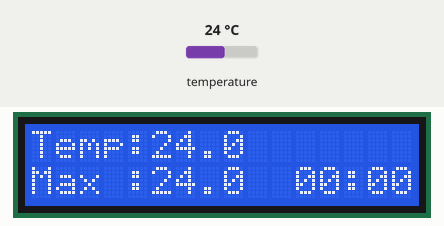
Simulated run of this sketch. Board: Arduino Uno, built with avr-gcc and run on an emulated ATmega328P. Shown: 16×2 character LCD. Inputs (shaded band) come from the test bench; at power-on: temperature 24 °C. What the sketch prints to the serial monitor is not drawn.

Above: at 3.2 s.
3.3 s: temperature set to 12 °C
At 6.1 s:
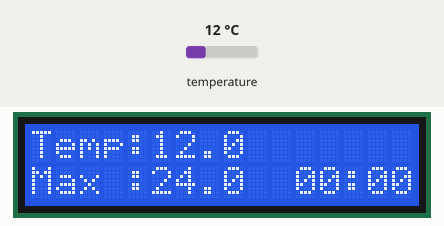
6.5 s: temperature set to 19 °C
At 8.2 s:
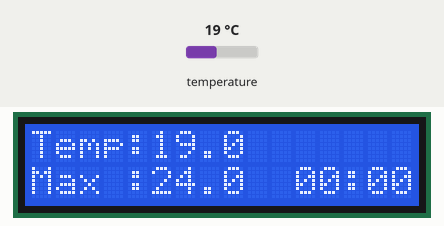
9.0 s: temperature set to 28 °C
At 11.1 s:
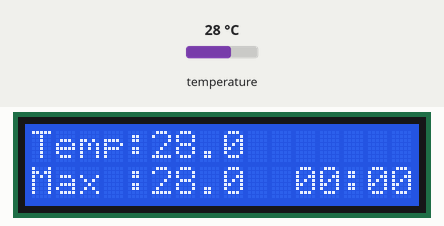
Timing chart, 0 to 12.6 s (numbered marks = the images above; inputs shaded):
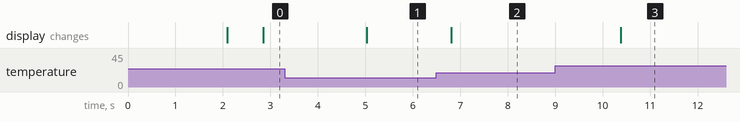

The sketch:

TempMonitor.ino
```cpp
/********************************************************************/
// First we include the libraries
#include <OneWire.h>
#include <DallasTemperature.h>
#include <LiquidCrystal.h>  //bibliothèque de l'écran lcd
/********************************************************************/
#define NODE_ID 0xAB
#define TX_PIN 8
// Data wire is plugged into pin 2 on the Arduino
#define ONE_WIRE_BUS 7
#define ms_per_hour  3600000
#define ms_per_min    60000
#define ms_per_sec    1000
#define TEMP_SCREEN_REFRESH 1000 // Refresh temp on screen every s
#define TEMP_SEND_RATE 120 // Send temp via RF every 2 min (120*TEMP_SCREEN_REFRESH ms)
/********************************************************************/
// Setup a oneWire instance to communicate with any OneWire devices
// (not just Maxim/Dallas temperature ICs)
OneWire oneWire(ONE_WIRE_BUS);
/********************************************************************/
// Pass our oneWire reference to Dallas Temperature.
DallasTemperature sensors(&oneWire);
/********************************************************************/
LiquidCrystal lcd(11,12,2,3,4,5);//Affectation des broches de l'écran
volatile float tempMax = 0;
volatile int loopCount = TEMP_SEND_RATE; // So Temp is sent at startup
const unsigned long TIME = 512;
const unsigned long TWOTIME = TIME*2;
#define SENDHIGH() digitalWrite(TX_PIN, HIGH)
#define SENDLOW() digitalWrite(TX_PIN, LOW)
byte OregonMessageBuffer[8];

/**
 * \brief    Send logical "0" over RF
 * \details  azero bit be represented by an off-to-on transition
 * \         of the RF signal at the middle of a clock period.
 * \         Remenber, the Oregon v2.1 protocol add an inverted bit first
 */
inline void sendZero(void)
{
  SENDHIGH();
  delayMicroseconds(TIME);
  SENDLOW();
  delayMicroseconds(TWOTIME);
  SENDHIGH();
  delayMicroseconds(TIME);
}

/**
 * \brief    Send logical "1" over RF
 * \details  a one bit be represented by an on-to-off transition
 * \         of the RF signal at the middle of a clock period.
 * \         Remenber, the Oregon v2.1 protocol add an inverted bit first
 */
inline void sendOne(void)
{
   SENDLOW();
   delayMicroseconds(TIME);
   SENDHIGH();
   delayMicroseconds(TWOTIME);
   SENDLOW();
   delayMicroseconds(TIME);
}

/**
* Send a bits quarter (4 bits = MSB from 8 bits value) over RF
*
* @param data Source data to process and sent
*/

/**
 * \brief    Send a bits quarter (4 bits = MSB from 8 bits value) over RF
 * \param    data   Data to send
 */
inline void sendQuarterMSB(const byte data)
{
  (bitRead(data, 4)) ? sendOne() : sendZero();
  (bitRead(data, 5)) ? sendOne() : sendZero();
  (bitRead(data, 6)) ? sendOne() : sendZero();
  (bitRead(data, 7)) ? sendOne() : sendZero();
}

/**
 * \brief    Send a bits quarter (4 bits = LSB from 8 bits value) over RF
 * \param    data   Data to send
 */
inline void sendQuarterLSB(const byte data)
{
  (bitRead(data, 0)) ? sendOne() : sendZero();
  (bitRead(data, 1)) ? sendOne() : sendZero();
  (bitRead(data, 2)) ? sendOne() : sendZero();
  (bitRead(data, 3)) ? sendOne() : sendZero();
}

/******************************************************************/
/******************************************************************/
/******************************************************************/

/**
 * \brief    Send a buffer over RF
 * \param    data   Data to send
 * \param    size   size of data to send
 */
void sendData(byte *data, byte size)
{
  for(byte i = 0; i < size; ++i)
  {
    sendQuarterLSB(data[i]);
    sendQuarterMSB(data[i]);
  }
}

/**
 * \brief    Send an Oregon message
 * \param    data   The Oregon message
 */
void sendOregon(byte *data, byte size)
{
    sendPreamble();
    //sendSync();
    sendData(data, size);
    sendPostamble();
}

/**
 * \brief    Send preamble
 * \details  The preamble consists of 16 "1" bits
 */
inline void sendPreamble(void)
{
  byte PREAMBLE[]={0xFF,0xFF};
  sendData(PREAMBLE, 2);
}

/**
 * \brief    Send postamble
 * \details  The postamble consists of 8 "0" bits
 */
inline void sendPostamble(void)
{
#ifdef DS18B20
  sendQuarterLSB(0x00);
#else
  byte POSTAMBLE[]={0x00};
  sendData(POSTAMBLE, 1);
#endif
}

/**
 * \brief    Send sync nibble
 * \details  The sync is 0xA. It is not use in this version since the sync nibble
 * \         is include in the Oregon message to send.
 */
inline void sendSync(void)
{
  sendQuarterLSB(0xA);
}

/******************************************************************/
/******************************************************************/
/******************************************************************/

/**
 * \brief    Set the sensor type
 * \param    data       Oregon message
 * \param    type       Sensor type
 */
inline void setType(byte *data, byte* type)
{
  data[0] = type[0];
  data[1] = type[1];
}

/**
 * \brief    Set the sensor channel
 * \param    data       Oregon message
 * \param    channel    Sensor channel (0x10, 0x20, 0x30)
 */
inline void setChannel(byte *data, byte channel)
{
    data[2] = channel;
}

/**
 * \brief    Set the sensor ID
 * \param    data       Oregon message
 * \param    ID         Sensor unique ID
 */
inline void setId(byte *data, byte ID)
{
  data[3] = ID;
}

/**
 * \brief    Set the sensor battery level
 * \param    data       Oregon message
 * \param    level      Battery level (0 = low, 1 = high)
 */
void setBatteryLevel(byte *data, byte level)
{
  if(!level) data[4] = 0x0C;
  else data[4] = 0x00;
}

/**
 * \brief    Set the sensor temperature
 * \param    data       Oregon message
 * \param    temp       the temperature
 */
void setTemperature(byte *data, float temp)
{
  // Set temperature sign
  if(temp < 0)
  {
    data[6] = 0x08;
    temp *= -1;
  }
  else
  {
    data[6] = 0x00;
  }

  // Determine decimal and float part
  int tempInt = (int)temp;
  int td = (int)(tempInt / 10);
  int tf = (int)round((float)((float)tempInt/10 - (float)td) * 10);

  int tempFloat =  (int)round((float)(temp - (float)tempInt) * 10);

  // Set temperature decimal part
  data[5] = (td << 4);
  data[5] |= tf;

  // Set temperature float part
  data[4] |= (tempFloat << 4);
}

/**
 * \brief    Set the sensor humidity
 * \param    data       Oregon message
 * \param    hum        the humidity
 */
void setHumidity(byte* data, byte hum)
{
    data[7] = (hum/10);
    data[6] |= (hum - data[7]*10) << 4;
}

/**
 * \brief    Sum data for checksum
 * \param    count      number of bit to sum
 * \param    data       Oregon message
 */
int Sum(byte count, const byte* data)
{
  int s = 0;

  for(byte i = 0; i<count;i++)
  {
    s += (data[i]&0xF0) >> 4;
    s += (data[i]&0xF);
  }

  if(int(count) != count)
    s += (data[count]&0xF0) >> 4;

  return s;
}

/**
 * \brief    Calculate checksum
 * \param    data       Oregon message
 */
void calculateAndSetChecksum(byte* data)
{
  int s = ((Sum(6, data) + (data[6]&0xF) - 0xa) & 0xff);
  data[6] |=  (s&0x0F) << 4;     data[7] =  (s&0xF0) >> 4;
}

/******************************************************************/
/******************************************************************/


void setup(void)
{

 // start serial port
  Serial.begin(9600);
  lcd.begin (16, 2);//initialisation de l'écran
  lcd.setCursor(0, 0);// au caractère 0 de la ligne 0
  lcd.print(" CAPTEUR TEMP.  ");
  lcd.setCursor(0, 1);//au caractère 0 de la ligne 1
  lcd.print("  IMPRIMANTE 3D ");
  delay(2000);//affichage pendant 3secondes
  lcd.clear();//rafraichissement de l'écran
 // Start up the library
 sensors.begin();

   // Create the Oregon message for a temperature only sensor (TNHN132N)
  byte ID[] = {0xEA,0x4C};

  setType(OregonMessageBuffer, ID);
  setChannel(OregonMessageBuffer, 0x20);
  setId(OregonMessageBuffer, NODE_ID);
}

void sendTempViaRF(float temp) {
  // Handle Oregon sending
 // Set Battery Level
  setBatteryLevel(OregonMessageBuffer, 1);  // 0=low, 1=high
  Serial.print("BatteryOK ");
  // Set Temperature
  setTemperature(OregonMessageBuffer, temp);
  Serial.print("TempOK ");
  // Calculate the checksum
  calculateAndSetChecksum(OregonMessageBuffer);
  Serial.print("ChecksumOK ");
  // Send the Message over RF
  sendOregon(OregonMessageBuffer, sizeof(OregonMessageBuffer));
  Serial.print("SendOK ");
  // Send a "pause"
  SENDLOW();
  delayMicroseconds(TWOTIME*8);
  // Send a copie of the first message. The v2.1 protocol send the message two time
  sendOregon(OregonMessageBuffer, sizeof(OregonMessageBuffer));
  SENDLOW();
Serial.print("SendOK ");
}

void loop(void)
{
  // call sensors.requestTemperatures() to issue a global temperature
  // request to all devices on the bus
  /********************************************************************/
  Serial.print(" Requesting temperatures...");
  sensors.requestTemperatures(); // Send the command to get temperature readings
  Serial.println("DONE");
  /********************************************************************/
  float temp = sensors.getTempCByIndex(0);
  Serial.print("Temperature is: ");
  Serial.println(temp);
  //Serial.print(" ");
  //Serial.print(sensors.getTempCByIndex(1)); // Why "byIndex"?
  //Serial.print(" ");
  //Serial.print(sensors.getTempCByIndex(2)); // Why "byIndex"?

  displayTemp(temp);
  Serial.print("Display done - ");
  if (loopCount >= TEMP_SEND_RATE) {
    Serial.print(" sending RF - ");
    Serial.println(loopCount);
    loopCount = 0;
    sendTempViaRF(temp);
  } else {
    Serial.print(" not sending yet");
    Serial.println(loopCount);
  }
  loopCount++;

  Serial.println("Sending part done - waiting");
  delay(TEMP_SCREEN_REFRESH);
}

void displayTemp(float temp)
{
  if (temp > tempMax) {
    tempMax = temp;
  }
  // 1ere ligne
  lcd.setCursor (0, 0);
  lcd.print ("Temp:     ");
  //lcd.setCursor(7,0);
  //lcd.write((char)223);
  lcd.setCursor(5,0);
  lcd.print(temp,1);

  long now = millis();
  byte hours = (now / ms_per_hour);
  now -= (hours * ms_per_hour);
  byte minutes = (now / ms_per_min);
  char duration[5];
  sprintf(duration,"%02d:%02d",hours,minutes);
  lcd.setCursor(11,1);
  lcd.print(duration);


  // 2e ligne
  lcd.setCursor (0, 1); //au caractére 2 de la ligne 1
  lcd.print("Max : ");
  lcd.setCursor(5,1);
  lcd.print(tempMax,1); //Information récupérée sur l'adresse 0 de la sonde
}
```

Measured:
- after the input at 3.3 s, the display: changes after 1.7 s (image 1)
- after the input at 6.5 s, the display: changes after 0.31 s (image 2)
- after the input at 9.0 s, the display: changes after 1.4 s (image 3)
